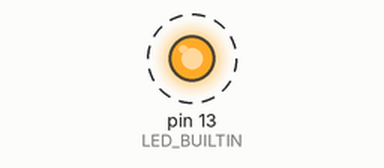
This sketch was run on a simulated Arduino Mega 2560, built with avr-gcc and run on an emulated ATmega2560. Shown: output pins drawn as LEDs (lit = HIGH). Dashed ring = blinking. What the sketch prints to the serial monitor is not drawn.

Above: at 2.2 s.
Timing chart, 0 to 5.0 s (numbered marks = the images above):
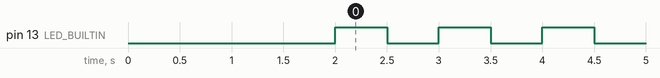

The sketch:

blink_serial_test.ino
```cpp
/* Blinks the green LED (PA5/D13) so we can confirm code is running
   independently of serial, then tries both Serial and Serial2. */

void setup()
{
    pinMode(LED_BUILTIN, OUTPUT);

    Serial.begin(115200);
    Serial2.begin(115200);
    delay(2000);

    Serial.println("Serial OK");
    Serial2.println("Serial2 OK");
}

void loop()
{
    digitalWrite(LED_BUILTIN, HIGH);
    Serial.println("running (Serial)");
    Serial2.println("running (Serial2)");
    delay(500);

    digitalWrite(LED_BUILTIN, LOW);
    delay(500);
}
```

Measured:
- by itself, pin 13 (LED_BUILTIN): alternates HIGH for 0.50 s and LOW for 0.50 s
